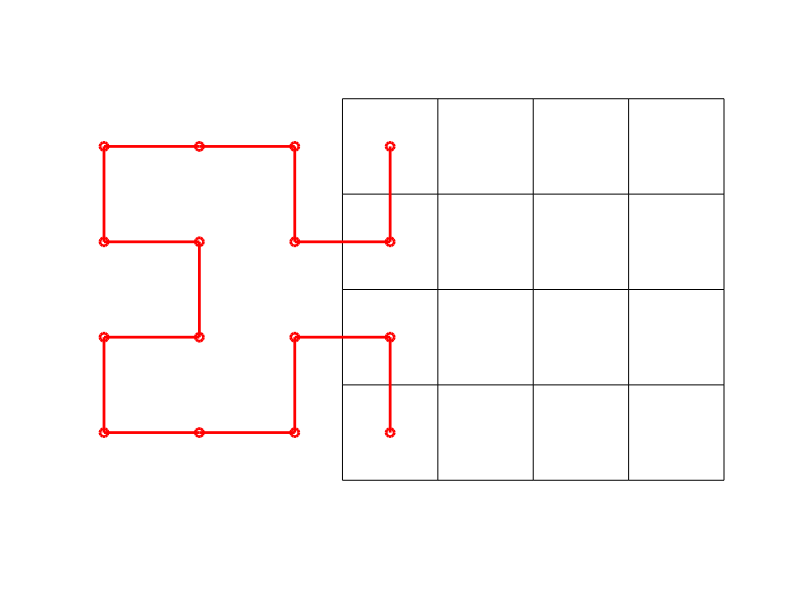

Write the MATLAB code that produced this figure.
% 4 empty matrices with 0 rows and 2 columns
A = zeros(0,2);
B = zeros(0,2);
C = zeros(0,2);
D = zeros(0,2);



% up and down is positive and negative along y-axis
% left and right are positive and negative along y axis
up = [ 0  1];
right  = [ 1  0];
down = [ 0 -1];
left  = [-1  0];

% set order and grid size
order = 2;
size = 2^(order);

% loop draws the curve by dividing the square into smaller squares and
% building the curve in each sub-square
for n = 1:order
  % temporary matrices
  AA = [B ; up ; A ; right  ; A ; down ; C];
  BB = [A ; right  ; B ; up ; B ; left  ; D];
  CC = [D ; left  ; C ; down ; C ; right  ; A];
  DD = [C ; down ; D ; left  ; D ; up ; B];
  
  A = AA;
  B = BB;
  C = CC;
  D = DD;
end

A = [0 0; cumsum(A)];



% set grid
[X,Y]=meshgrid(-0.5:size);
figure; hold on;
plot(X,Y,'k');
plot(Y,X,'k');
axis off;

rotation_matrix = [0 1; -1 0];
A_rotated = A * rotation_matrix;
% 180 deg
% A_rotated = A_rotated * rotation_matrix; 
% 270 deg
% A_rotated = A_rotated * rotation_matrix;


plot(A_rotated(:, 1), A_rotated(:, 2), '-or', 'clipping', 'off', 'LineWidth', 2);


axis equal, axis off
